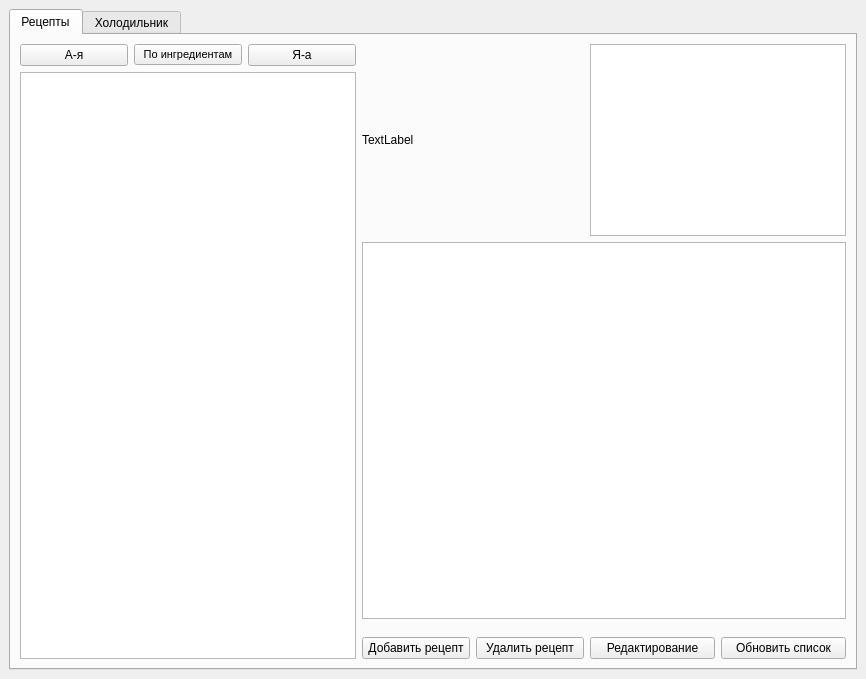
<?xml version="1.0" encoding="UTF-8"?>
<ui version="4.0">
 <class>MainWindow</class>
 <widget class="QMainWindow" name="MainWindow">
  <property name="geometry">
   <rect>
    <x>0</x>
    <y>0</y>
    <width>866</width>
    <height>679</height>
   </rect>
  </property>
  <property name="windowTitle">
   <string>MainWindow</string>
  </property>
  <widget class="QWidget" name="centralwidget">
   <layout class="QGridLayout" name="gridLayout_2">
    <item row="0" column="0">
     <widget class="QTabWidget" name="tabWidget">
      <property name="currentIndex">
       <number>0</number>
      </property>
      <widget class="QWidget" name="tab_3">
       <attribute name="title">
        <string>Рецепты</string>
       </attribute>
       <layout class="QGridLayout" name="gridLayout">
        <item row="5" column="4">
         <widget class="QPushButton" name="add_recipe">
          <property name="text">
           <string>Добавить рецепт</string>
          </property>
         </widget>
        </item>
        <item row="5" column="7">
         <widget class="QPushButton" name="recipe_list_refresh">
          <property name="text">
           <string>Обновить список</string>
          </property>
         </widget>
        </item>
        <item row="0" column="6" rowspan="2" colspan="2">
         <widget class="QListWidget" name="list_ingredients_available_4"/>
        </item>
        <item row="0" column="2">
         <widget class="QPushButton" name="sort_name_down">
          <property name="text">
           <string>Я-а</string>
          </property>
         </widget>
        </item>
        <item row="0" column="1">
         <widget class="QPushButton" name="sort_ingredients">
          <property name="font">
           <font>
            <pointsize>8</pointsize>
           </font>
          </property>
          <property name="text">
           <string>По ингредиентам</string>
          </property>
         </widget>
        </item>
        <item row="1" column="0" rowspan="5" colspan="3">
         <widget class="QListWidget" name="list_recipe_available"/>
        </item>
        <item row="2" column="4" colspan="4">
         <widget class="QPlainTextEdit" name="recipe_recipe"/>
        </item>
        <item row="0" column="0">
         <widget class="QPushButton" name="sort_name_up">
          <property name="text">
           <string>А-я</string>
          </property>
         </widget>
        </item>
        <item row="0" column="4" rowspan="2" colspan="2">
         <widget class="QLabel" name="picture_recipe">
          <property name="text">
           <string>TextLabel</string>
          </property>
         </widget>
        </item>
        <item row="5" column="6">
         <widget class="QPushButton" name="change_recipe">
          <property name="text">
           <string>Редактирование</string>
          </property>
         </widget>
        </item>
        <item row="5" column="5">
         <widget class="QPushButton" name="remove_recipe">
          <property name="text">
           <string>Удалить рецепт</string>
          </property>
         </widget>
        </item>
       </layout>
      </widget>
      <widget class="QWidget" name="tab_4">
       <attribute name="title">
        <string>Холодильник</string>
       </attribute>
       <layout class="QGridLayout" name="gridLayout_3">
        <item row="3" column="1" colspan="3">
         <widget class="QPushButton" name="add_new_ingredient">
          <property name="text">
           <string>Добавить ингредиент</string>
          </property>
         </widget>
        </item>
        <item row="5" column="1" colspan="3">
         <widget class="QPushButton" name="delete_ingredient">
          <property name="text">
           <string>Удалить ингредиент</string>
          </property>
         </widget>
        </item>
        <item row="2" column="1" colspan="3">
         <widget class="QPushButton" name="save_ingredient_change">
          <property name="text">
           <string>Сохранить изменения</string>
          </property>
         </widget>
        </item>
        <item row="7" column="1" colspan="3">
         <widget class="QListWidget" name="ingredients_ingredients"/>
        </item>
        <item row="6" column="1" colspan="3">
         <widget class="QPushButton" name="refresh_list_ingredients">
          <property name="text">
           <string>Обновить список</string>
          </property>
         </widget>
        </item>
        <item row="1" column="1">
         <widget class="QLabel" name="label">
          <property name="text">
           <string>Колличество выбранного ингредиента</string>
          </property>
         </widget>
        </item>
        <item row="1" column="2" colspan="2">
         <widget class="QSpinBox" name="ingredient_count">
          <property name="maximum">
           <number>10000</number>
          </property>
         </widget>
        </item>
        <item row="0" column="1" colspan="3">
         <widget class="QLineEdit" name="ingredient_name">
          <property name="inputMask">
           <string/>
          </property>
          <property name="placeholderText">
           <string>Имя ингредиента</string>
          </property>
         </widget>
        </item>
       </layout>
      </widget>
     </widget>
    </item>
   </layout>
  </widget>
  <widget class="QMenuBar" name="menubar">
   <property name="geometry">
    <rect>
     <x>0</x>
     <y>0</y>
     <width>866</width>
     <height>21</height>
    </rect>
   </property>
  </widget>
 </widget>
 <resources/>
 <connections/>
</ui>
